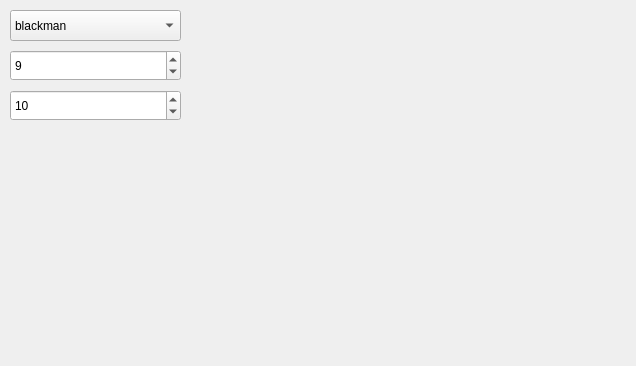
<?xml version="1.0" encoding="UTF-8"?>
<ui version="4.0">
 <class>filterdemo</class>
 <widget class="QDialog" name="filterdemo">
  <property name="geometry">
   <rect>
    <x>0</x>
    <y>0</y>
    <width>636</width>
    <height>366</height>
   </rect>
  </property>
  <property name="windowTitle">
   <string>filter-demo</string>
  </property>
  <widget class="QComboBox" name="filterType">
   <property name="geometry">
    <rect>
     <x>10</x>
     <y>10</y>
     <width>171</width>
     <height>31</height>
    </rect>
   </property>
   <item>
    <property name="text">
     <string>blackman</string>
    </property>
   </item>
   <item>
    <property name="text">
     <string>blackman_harris</string>
    </property>
   </item>
   <item>
    <property name="text">
     <string>hann</string>
    </property>
   </item>
   <item>
    <property name="text">
     <string>hamming</string>
    </property>
   </item>
  </widget>
  <widget class="QSpinBox" name="filterDepth">
   <property name="geometry">
    <rect>
     <x>10</x>
     <y>50</y>
     <width>171</width>
     <height>31</height>
    </rect>
   </property>
   <property name="toolTip">
    <string>&lt;html&gt;&lt;head/&gt;&lt;body&gt;&lt;p&gt;set the degree of the filter&lt;/p&gt;&lt;/body&gt;&lt;/html&gt;</string>
   </property>
   <property name="maximum">
    <number>1000</number>
   </property>
   <property name="value">
    <number>9</number>
   </property>
  </widget>
  <widget class="QSpinBox" name="border">
   <property name="geometry">
    <rect>
     <x>10</x>
     <y>90</y>
     <width>171</width>
     <height>31</height>
    </rect>
   </property>
   <property name="toolTip">
    <string>&lt;html&gt;&lt;head/&gt;&lt;body&gt;&lt;p&gt;set the width of the filter, expressed in a range from 1 .. 100&lt;/p&gt;&lt;/body&gt;&lt;/html&gt;</string>
   </property>
   <property name="value">
    <number>10</number>
   </property>
  </widget>
  <widget class="QwtPlot" name="amplitudeScope">
   <property name="geometry">
    <rect>
     <x>190</x>
     <y>10</y>
     <width>400</width>
     <height>191</height>
    </rect>
   </property>
  </widget>
  <widget class="QwtPlot" name="phaseScope">
   <property name="geometry">
    <rect>
     <x>200</x>
     <y>220</y>
     <width>400</width>
     <height>111</height>
    </rect>
   </property>
  </widget>
 </widget>
 <customwidgets>
  <customwidget>
   <class>QwtPlot</class>
   <extends>QFrame</extends>
   <header>qwt_plot.h</header>
  </customwidget>
 </customwidgets>
 <resources/>
 <connections/>
</ui>
